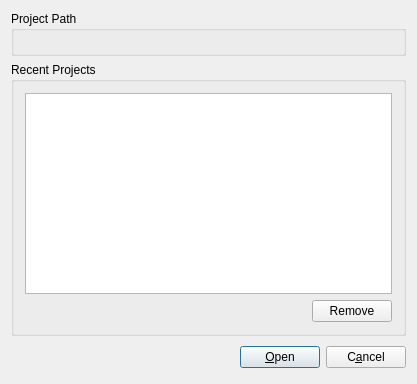
<?xml version="1.0" encoding="UTF-8"?>
<ui version="4.0">
 <class>OpenProjectLayout</class>
 <widget class="QDialog" name="OpenProjectLayout">
  <property name="geometry">
   <rect>
    <x>0</x>
    <y>0</y>
    <width>417</width>
    <height>384</height>
   </rect>
  </property>
  <property name="windowTitle">
   <string>Open Project</string>
  </property>
  <layout class="QVBoxLayout">
   <item>
    <widget class="QGroupBox" name="groupBox">
     <property name="title">
      <string>Project Path</string>
     </property>
     <layout class="QVBoxLayout" name="verticalLayout">
      <item>
       <widget class="KUrlRequester" name="m_pProjPathRequester"/>
      </item>
     </layout>
    </widget>
   </item>
   <item>
    <widget class="QGroupBox" name="groupBox_2">
     <property name="title">
      <string>Recent Projects</string>
     </property>
     <layout class="QVBoxLayout" name="verticalLayout_2">
      <item>
       <widget class="QListWidget" name="m_pRecentList"/>
      </item>
      <item>
       <layout class="QHBoxLayout">
        <item>
         <spacer name="spacer4">
          <property name="orientation">
           <enum>Qt::Horizontal</enum>
          </property>
          <property name="sizeType">
           <enum>QSizePolicy::Expanding</enum>
          </property>
          <property name="sizeHint" stdset="0">
           <size>
            <width>281</width>
            <height>21</height>
           </size>
          </property>
         </spacer>
        </item>
        <item>
         <widget class="QPushButton" name="m_pRemoveButton">
          <property name="text">
           <string>Remove</string>
          </property>
         </widget>
        </item>
       </layout>
      </item>
     </layout>
    </widget>
   </item>
   <item>
    <layout class="QHBoxLayout">
     <item>
      <spacer name="spacer6">
       <property name="orientation">
        <enum>Qt::Horizontal</enum>
       </property>
       <property name="sizeType">
        <enum>QSizePolicy::Expanding</enum>
       </property>
       <property name="sizeHint" stdset="0">
        <size>
         <width>201</width>
         <height>31</height>
        </size>
       </property>
      </spacer>
     </item>
     <item>
      <widget class="QPushButton" name="m_pOpenButton">
       <property name="text">
        <string>&amp;Open</string>
       </property>
       <property name="shortcut">
        <string>Alt+O</string>
       </property>
       <property name="default">
        <bool>true</bool>
       </property>
      </widget>
     </item>
     <item>
      <widget class="QPushButton" name="m_pCancelButton">
       <property name="text">
        <string>C&amp;ancel</string>
       </property>
      </widget>
     </item>
    </layout>
   </item>
  </layout>
 </widget>
 <layoutdefault spacing="6" margin="11"/>
 <pixmapfunction>qPixmapFromMimeSource</pixmapfunction>
 <customwidgets>
  <customwidget>
   <class>KUrlRequester</class>
   <extends>QFrame</extends>
   <header>kurlrequester.h</header>
  </customwidget>
 </customwidgets>
 <includes>
  <include location="local">kurlrequester.h</include>
  <include location="local">klineedit.h</include>
  <include location="local">kpushbutton.h</include>
 </includes>
 <resources/>
 <connections>
  <connection>
   <sender>m_pOpenButton</sender>
   <signal>clicked()</signal>
   <receiver>OpenProjectLayout</receiver>
   <slot>accept()</slot>
   <hints>
    <hint type="sourcelabel">
     <x>20</x>
     <y>20</y>
    </hint>
    <hint type="destinationlabel">
     <x>20</x>
     <y>20</y>
    </hint>
   </hints>
  </connection>
  <connection>
   <sender>m_pCancelButton</sender>
   <signal>clicked()</signal>
   <receiver>OpenProjectLayout</receiver>
   <slot>reject()</slot>
   <hints>
    <hint type="sourcelabel">
     <x>20</x>
     <y>20</y>
    </hint>
    <hint type="destinationlabel">
     <x>20</x>
     <y>20</y>
    </hint>
   </hints>
  </connection>
  <connection>
   <sender>m_pRemoveButton</sender>
   <signal>clicked()</signal>
   <receiver>OpenProjectLayout</receiver>
   <slot>slotRemoveRecent()</slot>
   <hints>
    <hint type="sourcelabel">
     <x>20</x>
     <y>20</y>
    </hint>
    <hint type="destinationlabel">
     <x>20</x>
     <y>20</y>
    </hint>
   </hints>
  </connection>
 </connections>
</ui>
